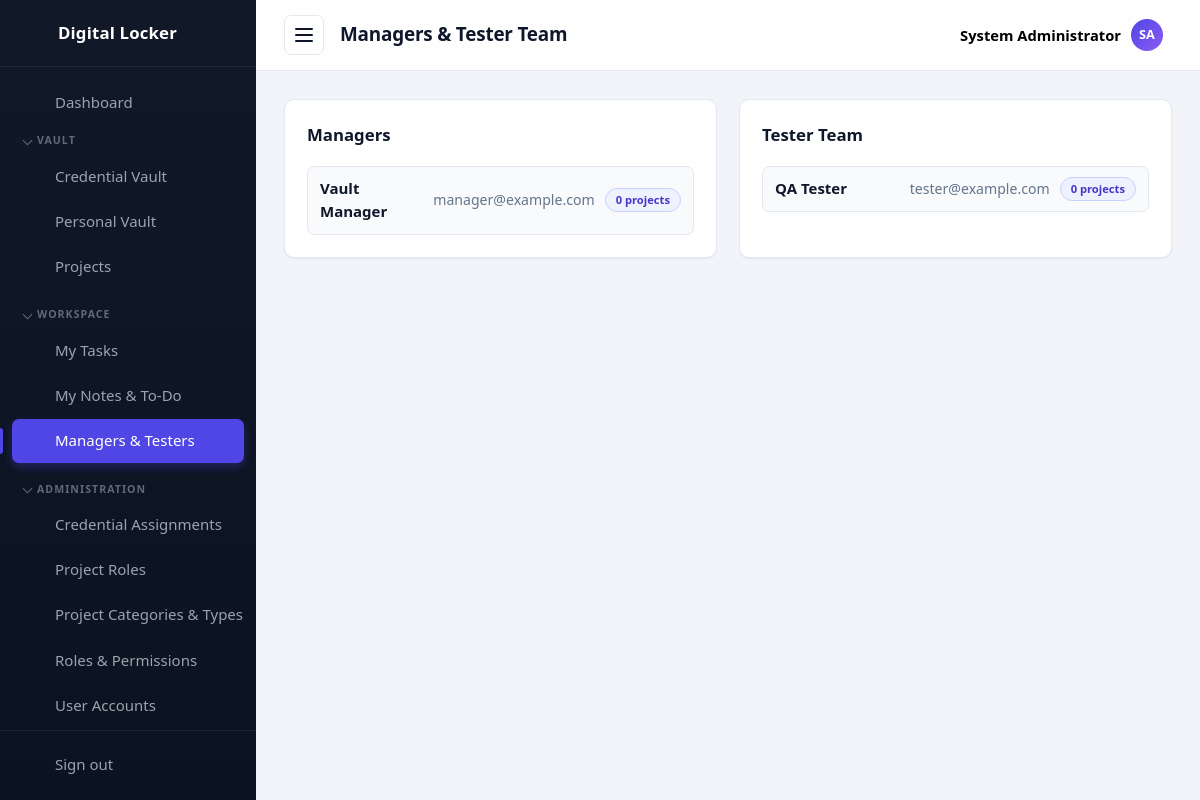
Page /team/index.php (signed in) on the committed database.
### tables this page shows
CREATE TABLE settings (
  id          INT UNSIGNED AUTO_INCREMENT PRIMARY KEY,
  setting_key VARCHAR(60) NOT NULL UNIQUE,
  setting_value TEXT NULL
);

CREATE TABLE users (
  id            INT UNSIGNED AUTO_INCREMENT PRIMARY KEY,
  username      VARCHAR(50)  NOT NULL UNIQUE,
  email         VARCHAR(120) NOT NULL UNIQUE,
  full_name     VARCHAR(120) NOT NULL DEFAULT '',
  password_hash VARCHAR(255) NOT NULL,
  is_active     TINYINT(1)   NOT NULL DEFAULT 1,
  last_login    DATETIME     NULL,
  created_at    TIMESTAMP DEFAULT CURRENT_TIMESTAMP
);

### includes/functions.php (called while the page is built, shortened)
<?php
function assetUrl(string $relativePath): string
{
    $relativePath = '/' . ltrim($relativePath, '/');
    $diskPath = __DIR__ . '/..' . $relativePath;
    $version = is_file($diskPath) ? filemtime($diskPath) : time();
    return BASE_URL . $relativePath . '?v=' . $version;
}
function e(?string $value): string
{
    return htmlspecialchars((string) $value, ENT_QUOTES, 'UTF-8');
}
function setting(string $key, ?string $default = null): ?string
{
    global $db;
    static $cache = null;
    if ($cache === null) {
        $cache = [];
        try {
            $rows = $db->query('SELECT setting_key, setting_value FROM settings')->fetchAll();
            foreach ($rows as $row) {
                $cache[$row['setting_key']] = $row['setting_value'];
            }
        } catch (Throwable $e) {
            return $default;
        }
    }
    return $cache[$key] ?? $default;
}
function appName(): string
{
    return setting('app_name') ?: 'Digital Locker';
}
function pageTitle(string $title): string
{
    return $title . ' | ' . appName();
}
function initials(string $name): string
{
    $parts = preg_split('/\s+/', trim($name));
    $letters = array_map(static fn ($p) => mb_strtoupper(mb_substr($p, 0, 1)), array_filter($parts));
    return implode('', array_slice($letters, 0, 2)) ?: '?';
}

### includes/auth.php (called while the page is built, shortened)
<?php
function currentUser(): ?array
{
    return $_SESSION['user'] ?? null;
}
function isLoggedIn(): bool
{
    return !empty($_SESSION['user']['id']);
}
function userPermissions(): array
{
    static $permissions = null;
    if ($permissions !== null) {
        return $permissions;
    }
    global $db;
    $permissions = [];
    $stmt = $db->prepare(
        'SELECT DISTINCT rp.permission
           FROM role_permissions rp
           JOIN user_roles ur ON ur.role_id = rp.role_id
          WHERE ur.user_id = :uid'
    );
    $stmt->execute(['uid' => $_SESSION['user']['id']]);
    foreach ($stmt->fetchAll() as $row) {
        $permissions[] = $row['permission'];
    }
    return $permissions;
}
function hasPermission(string $permission): bool
{
    return in_array($permission, userPermissions(), true);
}
function userRoleNames(): array
{
    static $roles = null;
    if ($roles !== null) {
        return $roles;
    }
    global $db;
    $stmt = $db->prepare(
        'SELECT r.name, r.id
           FROM roles r
           JOIN user_roles ur ON ur.role_id = r.id
          WHERE ur.user_id = :uid'
    );
    $stmt->execute(['uid' => $_SESSION['user']['id']]);
    $roles = $stmt->fetchAll();
    return $roles;
}
function isAdministrator(): bool
{
    foreach (userRoleNames() as $role) {
        if ($role['name'] === 'Administrator') {
            return true;
        }
    }
    return false;
}

### team/index.php (the view, shortened to what this page needs)
<?php
require_once __DIR__ . '/../includes/init.php';
$isAdmin = isAdministrator();
$isManager = !$isAdmin && hasPermission('tasks.manage');
$myUserId = (int) currentUser()['id'];
$activePage = 'team';
if ($isAdmin) {
    $pageTitle = 'Managers & Tester Team';
    $managers = $db->query(
        "SELECT u.id, u.username, u.full_name, u.email,
                (SELECT COUNT(*) FROM project_members pm WHERE pm.user_id = u.id AND pm.project_role = 'manager') AS project_count
           FROM users u
           JOIN user_roles ur ON ur.user_id = u.id
           JOIN roles r ON r.id = ur.role_id
          WHERE r.name = 'Manager' AND u.is_active = 1
          ORDER BY u.full_name"
    )->fetchAll();
    $testers = $db->query(
        "SELECT u.id, u.username, u.full_name, u.email,
                (SELECT COUNT(*) FROM project_members pm WHERE pm.user_id = u.id AND pm.project_role = 'tester') AS project_count
           FROM users u
           JOIN user_roles ur ON ur.user_id = u.id
           JOIN roles r ON r.id = ur.role_id
          WHERE r.name = 'Tester' AND u.is_active = 1
          ORDER BY u.full_name"
    )->fetchAll();
} elseif ($isManager) {
    $pageTitle = 'My Team';
    $teammates = projectTeammates($myUserId, 'manager', 'tester');
} else {
    $pageTitle = 'Mentors';
    $mentors = projectTeammates($myUserId, 'tester', 'manager');
}
require __DIR__ . '/../includes/header.php';
?>
<?php if ($isAdmin): ?>
    <div class="grid grid--two">
        <div class="card">
            <div class="card__header"><h2 class="card__title">Managers</h2></div>
            <?php if ($managers): ?>
                <div class="team-list">
                    <?php foreach ($managers as $m): ?>
                        <div class="team-list__row">
                            <span class="team-list__name"><?= e($m['full_name'] ?: $m['username']) ?></span>
                            <span class="muted"><?= e($m['email']) ?></span>
                            <span class="badge badge--role"><?= (int) $m['project_count'] ?> project<?= (int) $m['project_count'] === 1 ? '' : 's' ?></span>
                        </div>
                    <?php endforeach; ?>
                </div>
            <?php else: ?>
                <p class="muted">No managers yet.</p>
            <?php endif; ?>
        </div>
        <div class="card">
            <div class="card__header"><h2 class="card__title">Tester Team</h2></div>
            <?php if ($testers): ?>
                <div class="team-list">
                    <?php foreach ($testers as $t): ?>
                        <div class="team-list__row">
                            <span class="team-list__name"><?= e($t['full_name'] ?: $t['username']) ?></span>
                            <span class="muted"><?= e($t['email']) ?></span>
                            <span class="badge badge--role"><?= (int) $t['project_count'] ?> project<?= (int) $t['project_count'] === 1 ? '' : 's' ?></span>
                        </div>
                    <?php endforeach; ?>
                </div>
            <?php else: ?>
                <p class="muted">No testers yet.</p>
            <?php endif; ?>
        </div>
    </div>
<?php endif; ?>
<?php require __DIR__ . '/../includes/footer.php'; ?>

### includes/header.php (shortened to what this page needs)
<?php
require_once __DIR__ . '/init.php';
$currentUser = currentUser();
function isActive(string $name, string $current): string
{
    return $name === $current ? ' active' : '';
}
function sidebarGroups(): array
{
    return [
        'vault' => ['label' => 'Vault', 'items' => [
            ['key' => 'passwords', 'href' => '/passwords/index.php', 'icon' => 'passwords', 'label' => 'Credential Vault', 'show' => hasPermission('passwords.view')],
            ['key' => 'personal', 'href' => '/personal/index.php', 'icon' => 'personal', 'label' => 'Personal Vault', 'show' => true],
            ['key' => 'projects', 'href' => '/projects/index.php', 'icon' => 'projects', 'label' => hasPermission('projects.manage') ? 'Projects' : 'My Projects', 'show' => hasPermission('projects.manage') || hasAnyProjectMembership()],
        ]],
        'workspace' => ['label' => 'Workspace', 'items' => [
            ['key' => 'tasks', 'href' => '/tasks/index.php', 'icon' => 'tasks', 'label' => 'My Tasks', 'show' => hasPermission('tasks.view')],
            ['key' => 'notes', 'href' => '/notes/index.php', 'icon' => 'notes', 'label' => 'My Notes & To-Do', 'show' => true],
            ['key' => 'team', 'href' => '/team/index.php', 'icon' => 'team', 'label' => isAdministrator() ? 'Managers & Testers' : (hasPermission('tasks.manage') ? 'My Team' : 'Mentors'), 'show' => true],
        ]],
        'administration' => ['label' => 'Administration', 'items' => [
            ['key' => 'assignments', 'href' => '/passwords/assignments.php', 'icon' => 'assignments', 'label' => 'Credential Assignments', 'show' => hasPermission('passwords.manage')],
            ['key' => 'project-roles', 'href' => '/projects/roles.php', 'icon' => 'roles', 'label' => 'Project Roles', 'show' => hasPermission('passwords.manage')],
            ['key' => 'categories', 'href' => '/categories/index.php', 'icon' => 'categories', 'label' => 'Project Categories & Types', 'show' => true],
            ['key' => 'roles', 'href' => '/roles/index.php', 'icon' => 'roles', 'label' => 'Roles &amp; Permissions', 'show' => hasPermission('roles.manage')],
            ['key' => 'users', 'href' => '/users/index.php', 'icon' => 'users', 'label' => 'User Accounts', 'show' => hasPermission('users.manage')],
            ['key' => 'settings', 'href' => '/settings/index.php', 'icon' => 'settings', 'label' => 'Password Settings', 'show' => hasPermission('settings.manage')],
            ['key' => 'reset', 'href' => '/settings/reset.php', 'icon' => 'reset', 'label' => 'Factory Reset', 'show' => isAdministrator()],
        ]],
    ];
}
function navIcon(string $name): string
{
    $icons = [
        'dashboard' => '<path d="M3 3h8v8H3zM13 3h8v5h-8zM13 12h8v9h-8zM3 15h8v6H3z"/>',
        'passwords' => '<circle cx="8" cy="15" r="4"/><path d="M10.8 12.2L21 2M18 5l3 3M15.5 7.5l2 2"/>',
        'personal'  => '<circle cx="12" cy="8" r="4"/><path d="M4 21c0-4.4 3.6-7 8-7s8 2.6 8 7"/>',
        'export'    => '<path d="M12 3v12M8 11l4 4 4-4M4 17v3h16v-3"/>',
        'projects'  => '<path d="M3 7a2 2 0 0 1 2-2h4l2 2h8a2 2 0 0 1 2 2v9a2 2 0 0 1-2 2H5a2 2 0 0 1-2-2z"/>',
        'tasks'     => '<path d="M9 5H7a2 2 0 0 0-2 2v12a2 2 0 0 0 2 2h10a2 2 0 0 0 2-2V7a2 2 0 0 0-2-2h-2"/><rect x="9" y="3" width="6" height="4" rx="1"/><path d="M9 12l2 2 4-4"/>',
        'notes'     => '<path d="M6 3h9l5 5v13a1 1 0 0 1-1 1H6a1 1 0 0 1-1-1V4a1 1 0 0 1 1-1z"/><path d="M15 3v5h5M8 13h8M8 17h5"/>',
        'team'      => '<circle cx="9" cy="8" r="3.5"/><path d="M2.5 20c0-3.5 3-5.5 6.5-5.5s6.5 2 6.5 5.5M16 4.5a3.5 3.5 0 0 1 0 7M17.5 14.5c2.5.6 4 2.3 4 5.5"/>',
        'categories' => '<path d="M4 4h7v7H4zM13 4h7v7h-7zM4 13h7v7H4zM13 13h7v7h-7z"/>',
        'assignments' => '<circle cx="9" cy="7" r="4"/><path d="M2.5 21c0-4 3-6.5 6.5-6.5s6.5 2.5 6.5 6.5"/><path d="M17 8l2 2 4-4"/>',
        'roles'     => '<path d="M12 3l8 3v6c0 4.5-3.2 7.6-8 9-4.8-1.4-8-4.5-8-9V6z"/><path d="M9 12l2 2 4-4"/>',
        'users'     => '<circle cx="9" cy="8" r="3.5"/><path d="M2.5 20c0-3.5 3-5.5 6.5-5.5s6.5 2 6.5 5.5M16 4.5a3.5 3.5 0 0 1 0 7M17.5 14.5c2.5.6 4 2.3 4 5.5"/>',
        'settings'  => '<path d="M4 7h10M18 7h2M4 17h2M10 17h10"/><circle cx="16" cy="7" r="2.5"/><circle cx="8" cy="17" r="2.5"/>',
        'reset'     => '<path d="M3 12a9 9 0 1 1 3 6.7"/><path d="M3 21v-5h5"/>',
        'logout'    => '<path d="M14 4H5v16h9M10 12h11M18 8l4 4-4 4"/>',
        'lock'      => '<rect x="5" y="11" width="14" height="10" rx="2"/><path d="M8 11V8a4 4 0 0 1 8 0v3M12 15v3"/>',
    ];
    return '<svg class="icon" width="24" height="24" viewBox="0 0 24 24" fill="none" stroke="currentColor" stroke-width="2" stroke-linecap="round" stroke-linejoin="round" aria-hidden="true">' . ($icons[$name] ?? '') . '</svg>';
}
?>
<!DOCTYPE html>
<html lang="en">
<head>
    <title><?= e(pageTitle($pageTitle)) ?></title>
    <link rel="stylesheet" href="<?= e(assetUrl('/assets/css/style.css')) ?>">
</head>
<body data-autolock="<?= (int) setting('auto_lock_minutes', '0') ?>" data-confirm-reveal="<?= (int) setting('require_confirm_reveal', '0') ?>" data-lock-url="<?= e(BASE_URL . '/lock.php') ?>">
<div class="layout">
    <aside class="sidebar" id="sidebar">
        <a class="sidebar__brand" href="<?= BASE_URL ?>/dashboard.php" aria-label="<?= e(appName()) ?>">
            <?= navIcon('lock') ?>
            <span class="sidebar__brand-text"><?= e(appName()) ?></span>
        </a>
        <nav class="sidebar__nav" aria-label="Main navigation">
            <a class="sidebar__link<?= isActive('dashboard', $activePage) ?>" href="<?= BASE_URL ?>/dashboard.php">
                <?= navIcon('dashboard') ?>
                <span class="sidebar__link-text">Dashboard</span>
            </a>
            <?php foreach (sidebarGroups() as $navGroup):
                $navItems = array_filter($navGroup['items'], static fn ($it) => $it['show']);
            ?>
                <details class="sidebar__group" open>
                    <summary class="sidebar__group-label"><?= e($navGroup['label']) ?></summary>
                    <?php foreach ($navItems as $navItem): ?>
                        <a class="sidebar__link<?= isActive($navItem['key'], $activePage) ?>" href="<?= BASE_URL . $navItem['href'] ?>">
                            <?= navIcon($navItem['icon']) ?>
                            <span class="sidebar__link-text"><?= $navItem['label'] ?></span>
                        </a>
                    <?php endforeach; ?>
                </details>
            <?php endforeach; ?>
        </nav>
        <div class="sidebar__footer">
            <a class="sidebar__link" href="<?= BASE_URL ?>/logout.php">
                <?= navIcon('logout') ?>
                <span class="sidebar__link-text">Sign out</span>
            </a>
        </div>
    </aside>
    <div class="main">
        <header class="topbar">
            <button class="topbar__toggle" id="sidebar-toggle" aria-label="Toggle navigation" aria-expanded="true">
                <span></span><span></span><span></span>
            </button>
            <h1 class="topbar__title"><?= e($pageTitle) ?></h1>
            <div class="topbar__user" id="user-menu">
                <button type="button" class="topbar__user-btn" id="user-menu-toggle" aria-haspopup="true" aria-expanded="false">
                    <span class="topbar__user-name"><?= e($currentUser['full_name'] ?: $currentUser['username']) ?></span>
                    <span class="topbar__avatar"><?= e(initials($currentUser['full_name'] ?: $currentUser['username'])) ?></span>
                </button>
            </div>
        </header>
        <main class="content">

### rows in the picture
settings: setting_value "Digital Locker"
users: full_name "Vault Manager", email "manager@example.com", project_count "0"
users: full_name "QA Tester", email "tester@example.com", project_count "0"

### other values in the picture
$navGroup['label'] "VAULT"
$navItem['label'] "Credential Vault"
$navItem['label'] "Personal Vault"
$navItem['label'] "Projects"
$navGroup['label'] "WORKSPACE"
$navItem['label'] "My Tasks"
$navItem['label'] "My Notes & To-Do"
$navItem['label'] "Managers & Testers"
$navGroup['label'] "ADMINISTRATION"
$navItem['label'] "Credential Assignments"
$navItem['label'] "Project Roles"
$navItem['label'] "Project Categories & Types"
$navItem['label'] "Roles & Permissions"
$navItem['label'] "User Accounts"
$pageTitle "Managers & Tester Team"
